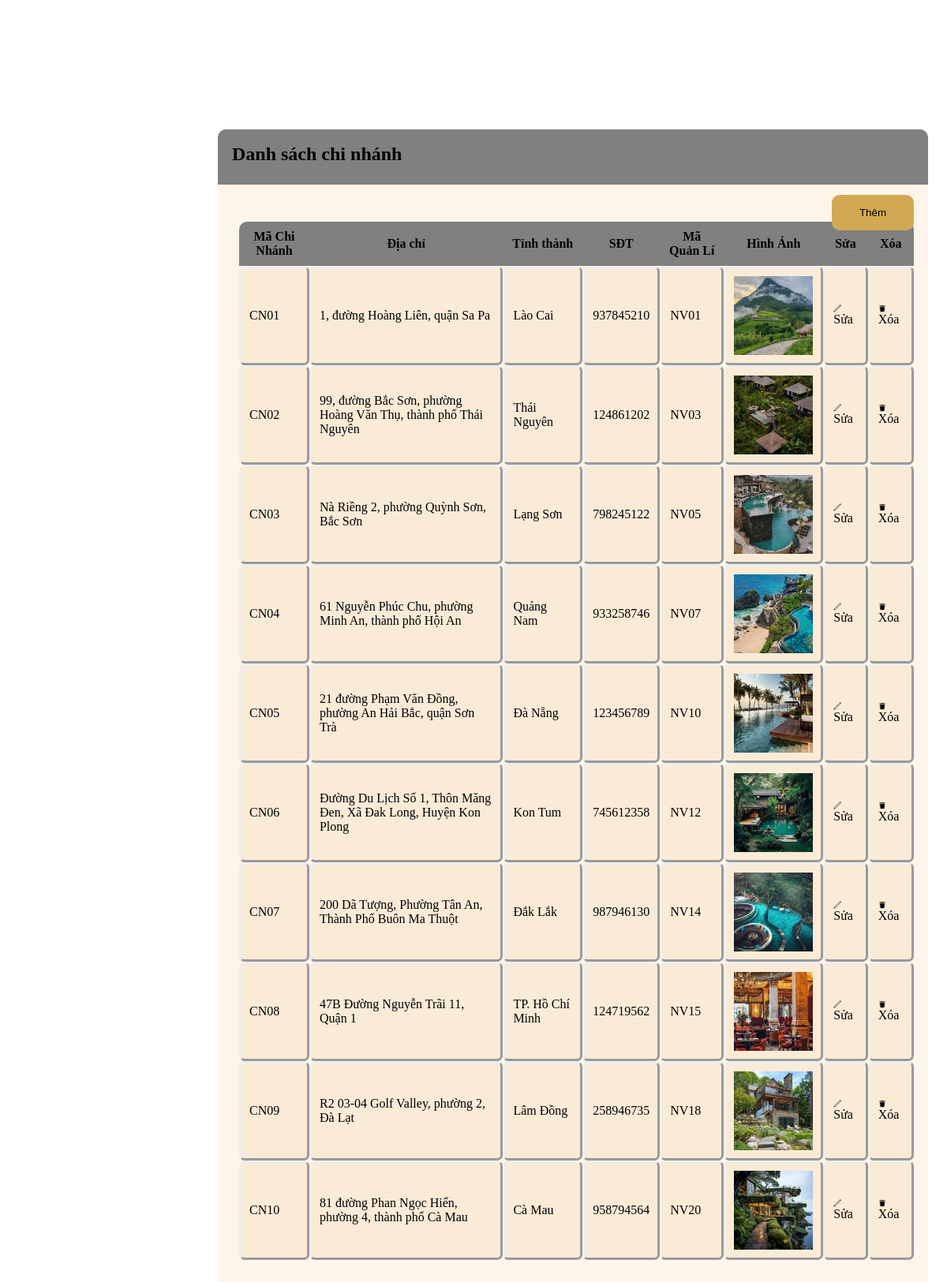
/quantri/admin/admin_chinhanh.php, run on the app's committed database.
### tables this page shows
create table CHINHANH(
    MA_CN varchar(10) PRIMARY KEY NOT NULL,
    DIACHI varchar(100) NOT NULL,
    TINHTHANH varchar(50) not null,
    SDT int(10),
    MA_NV varchar(10) NOT NULL,
    FOREIGN KEY (MA_NV) REFERENCES NHANVIEN(MA_NV),
    HINHANH char(50)
);

### quantri/admin/admin_chinhanh.php (the view, shortened to what this page needs)
<?php
    $link=new mysqli("localhost","root","","khachsan");
    $sql="select * from CHINHANH";
    $result=$link->query($sql);
?>
<div class="layout_danhmuc">
    <div class="danhmuc"><h2 style="margin: 2% 0 0 2%"> Danh sách chi nhánh</h2>
    <a href="index_menu_admin.php?pid=38"><button>Thêm</button></a>
        <table>
            <tr>
                <th style="border-radius: 10px 0 0 0">Mã Chi Nhánh</th>
                <th>Địa chỉ</th>
                <th>Tỉnh thành</th>
                <th>SĐT</th>
                <th>Mã Quản Lí</th>
                <th>Hình Ảnh</th>
                <th>Sửa</th>
                <th style="border-radius: 0 10px 0 0">Xóa</th>
            </tr>
            <?php
                while($row=$result->fetch_assoc())
                {
            ?>
                    <tr>
                        <td><?php echo $row["MA_CN"]; ?></td>
                        <td><?php echo $row["DIACHI"]; ?></td>
                        <td><?php echo $row["TINHTHANH"]; ?></td>
                        <td><?php echo $row["SDT"]; ?></td>
                        <td><?php echo $row["MA_NV"]; ?></td>
                        <td><img src="../img/chinhanh/<?php echo $row["HINHANH"]; ?>" style="width: 100px; height: 100px;"></td>
                        <td><a href="index_menu_admin.php?pid=42&&ma_cn=<?php echo $row['MA_CN']?>&&ma_nv=<?php echo $row['MA_NV'] ?>"><img src="../img/icon/edit.png" width="10px" height="10px"> Sửa</a></td>
                        <td><a onclick="return confirm('Bạn có chắc chắn muốn xóa?');" href="control/ctrl_xoa_chinhanh.php?ma_cn=<?php echo $row['MA_CN']; ?>"><img src="../img/icon/delete.png" width="10px" height="10px"> Xóa</a></td>
                    </tr>
            <?php
                }
            ?>
        </table>
    </div>
</div>

### quantri/admin/admin_chinhanh.php (style rules this page uses)
.layout_danhmuc { width: 75%; position: absolute; background-color: rgb(253, 245, 233); top:10%; right:2%; height: 1480px; border-radius: 10px; }
.danhmuc { width: 100%; height: 70px; background-color: gray; border-radius: 10px 10px 0 0; position: absolute; top:0px; }
button { padding: 15px 35px; position: absolute; right: 2%; top: 83px; border: none; background-color: rgb(210, 168, 84); border-radius: 10px; cursor: pointer; }
table { width: 95%; margin: 8% 10% 0 3%; border-radius: 10px; border-spacing: 0; border-collapse: separate; top:10px; }
th { background-color: gray; padding: 10px; }
td { background-color:antiquewhite; border-style:outset; padding: 10px; border-radius: 7px; }
a { text-decoration: none; color: black; }

### data on the page
chinhanh: MA_CN "CN01", DIACHI "1, đường Hoàng Liên, quận Sa Pa", TINHTHANH "Lào Cai", SDT "937845210", MA_NV "NV01", HINHANH (picture)
chinhanh: MA_CN "CN02", DIACHI "99, đường Bắc Sơn, phường Hoàng Văn Thụ, thành phố Thái Nguyên", TINHTHANH "Thái Nguyên", SDT "124861202", MA_NV "NV03", HINHANH (picture)
chinhanh: MA_CN "CN03", DIACHI "Nà Riềng 2, phường Quỳnh Sơn, Bắc Sơn", TINHTHANH "Lạng Sơn", SDT "798245122", MA_NV "NV05", HINHANH (picture)
chinhanh: MA_CN "CN04", DIACHI "61 Nguyễn Phúc Chu, phường Minh An, thành phố Hội An", TINHTHANH "Quảng Nam", SDT "933258746", MA_NV "NV07", HINHANH (picture)
chinhanh: MA_CN "CN05", DIACHI "21 đường Phạm Văn Đồng, phường An Hải Bắc, quận Sơn Trà", TINHTHANH "Đà Nẵng", SDT "123456789", MA_NV "NV10", HINHANH (picture)
chinhanh: MA_CN "CN06", DIACHI "Đường Du Lịch Số 1, Thôn Măng Đen, Xã Đak Long, Huyện Kon Plong", TINHTHANH "Kon Tum", SDT "745612358", MA_NV "NV12", HINHANH (picture)
chinhanh: MA_CN "CN07", DIACHI "200 Dã Tượng, Phường Tân An, Thành Phố Buôn Ma Thuột", TINHTHANH "Đắk Lắk", SDT "987946130", MA_NV "NV14", HINHANH (picture)
chinhanh: MA_CN "CN08", DIACHI "47B Đường Nguyễn Trãi 11, Quận 1", TINHTHANH "TP. Hồ Chí Minh", SDT "124719562", MA_NV "NV15", HINHANH (picture)
chinhanh: MA_CN "CN09", DIACHI "R2 03-04 Golf Valley, phường 2, Đà Lạt", TINHTHANH "Lâm Đồng", SDT "258946735", MA_NV "NV18", HINHANH (picture)
chinhanh: MA_CN "CN10", DIACHI "81 đường Phan Ngọc Hiển, phường 4, thành phố Cà Mau", TINHTHANH "Cà Mau", SDT "958794564", MA_NV "NV20", HINHANH (picture)
